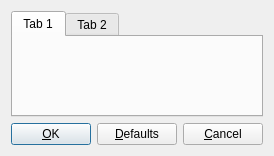
<?xml version="1.0" encoding="UTF-8"?>
<ui version="4.0">
 <class>ConfigurationDlg</class>
 <widget class="QWidget" name="ConfigurationDlg">
  <property name="geometry">
   <rect>
    <x>0</x>
    <y>0</y>
    <width>237</width>
    <height>156</height>
   </rect>
  </property>
  <property name="windowTitle">
   <string>Configuration</string>
  </property>
  <layout class="QVBoxLayout" name="verticalLayout_2">
   <item>
    <layout class="QVBoxLayout" name="verticalLayout">
     <item>
      <widget class="QTabWidget" name="tab_widget">
       <widget class="QWidget" name="tab">
        <attribute name="title">
         <string>Tab 1</string>
        </attribute>
       </widget>
       <widget class="QWidget" name="tab_2">
        <attribute name="title">
         <string>Tab 2</string>
        </attribute>
       </widget>
      </widget>
     </item>
     <item>
      <layout class="QHBoxLayout" name="horizontalLayout">
       <item>
        <widget class="QPushButton" name="ok_button">
         <property name="text">
          <string>&amp;OK</string>
         </property>
         <property name="autoDefault">
          <bool>true</bool>
         </property>
         <property name="default">
          <bool>true</bool>
         </property>
        </widget>
       </item>
       <item>
        <spacer name="horizontalSpacer">
         <property name="orientation">
          <enum>Qt::Horizontal</enum>
         </property>
         <property name="sizeHint" stdset="0">
          <size>
           <width>40</width>
           <height>20</height>
          </size>
         </property>
        </spacer>
       </item>
       <item>
        <widget class="QPushButton" name="defaults_button">
         <property name="text">
          <string>&amp;Defaults</string>
         </property>
        </widget>
       </item>
       <item>
        <spacer name="horizontalSpacer_2">
         <property name="orientation">
          <enum>Qt::Horizontal</enum>
         </property>
         <property name="sizeHint" stdset="0">
          <size>
           <width>40</width>
           <height>20</height>
          </size>
         </property>
        </spacer>
       </item>
       <item>
        <widget class="QPushButton" name="cancel_button">
         <property name="text">
          <string>&amp;Cancel</string>
         </property>
        </widget>
       </item>
      </layout>
     </item>
    </layout>
   </item>
  </layout>
 </widget>
 <resources/>
 <connections>
  <connection>
   <sender>ok_button</sender>
   <signal>clicked()</signal>
   <receiver>ConfigurationDlg</receiver>
   <slot>accept()</slot>
   <hints>
    <hint type="sourcelabel">
     <x>30</x>
     <y>137</y>
    </hint>
    <hint type="destinationlabel">
     <x>118</x>
     <y>77</y>
    </hint>
   </hints>
  </connection>
  <connection>
   <sender>defaults_button</sender>
   <signal>clicked()</signal>
   <receiver>ConfigurationDlg</receiver>
   <slot>reset_to_defaults()</slot>
   <hints>
    <hint type="sourcelabel">
     <x>106</x>
     <y>137</y>
    </hint>
    <hint type="destinationlabel">
     <x>118</x>
     <y>77</y>
    </hint>
   </hints>
  </connection>
  <connection>
   <sender>cancel_button</sender>
   <signal>clicked()</signal>
   <receiver>ConfigurationDlg</receiver>
   <slot>reject()</slot>
   <hints>
    <hint type="sourcelabel">
     <x>193</x>
     <y>137</y>
    </hint>
    <hint type="destinationlabel">
     <x>118</x>
     <y>77</y>
    </hint>
   </hints>
  </connection>
 </connections>
</ui>
